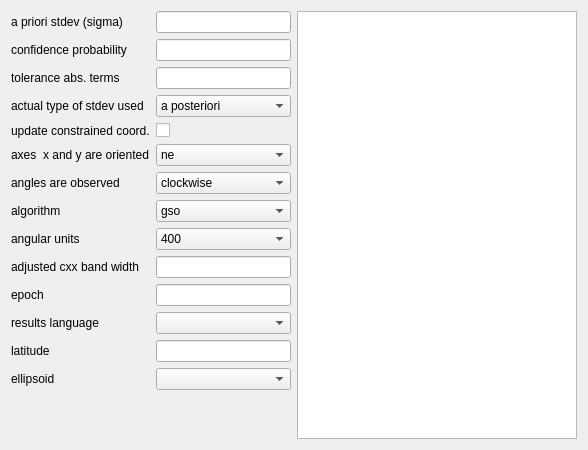
<?xml version="1.0" encoding="UTF-8"?>
<ui version="4.0">
 <class>ParameterEditor</class>
 <widget class="QWidget" name="ParameterEditor">
  <property name="geometry">
   <rect>
    <x>0</x>
    <y>0</y>
    <width>588</width>
    <height>450</height>
   </rect>
  </property>
  <property name="windowTitle">
   <string>Form</string>
  </property>
  <layout class="QGridLayout" name="gridLayout">
   <item row="0" column="0">
    <layout class="QHBoxLayout" name="horizontalLayout">
     <item>
      <layout class="QVBoxLayout" name="verticalLayout">
       <item>
        <layout class="QFormLayout" name="formLayout">
         <item row="0" column="0">
          <widget class="QLabel" name="label_sigma_apr">
           <property name="text">
            <string>a priori stdev (sigma)</string>
           </property>
          </widget>
         </item>
         <item row="0" column="1">
          <widget class="QLineEdit" name="lineEdit_sigma_apr"/>
         </item>
         <item row="1" column="0">
          <widget class="QLabel" name="label_conf_pr">
           <property name="text">
            <string>confidence probability</string>
           </property>
          </widget>
         </item>
         <item row="1" column="1">
          <widget class="QLineEdit" name="lineEdit_conf_pr"/>
         </item>
         <item row="2" column="0">
          <widget class="QLabel" name="label_tol_abs">
           <property name="text">
            <string>tolerance abs. terms</string>
           </property>
          </widget>
         </item>
         <item row="2" column="1">
          <widget class="QLineEdit" name="lineEdit_tol_abs"/>
         </item>
         <item row="3" column="0">
          <widget class="QLabel" name="label_sigma_act">
           <property name="text">
            <string>actual type of stdev used</string>
           </property>
          </widget>
         </item>
         <item row="3" column="1">
          <widget class="QComboBox" name="comboBox_sigma_act">
           <item>
            <property name="text">
             <string>a posteriori</string>
            </property>
           </item>
           <item>
            <property name="text">
             <string>a priori</string>
            </property>
           </item>
          </widget>
         </item>
         <item row="4" column="0">
          <widget class="QLabel" name="label_update_cc">
           <property name="text">
            <string>update constrained coord.</string>
           </property>
          </widget>
         </item>
         <item row="4" column="1">
          <widget class="QCheckBox" name="checkBox_update_cc">
           <property name="text">
            <string/>
           </property>
          </widget>
         </item>
         <item row="5" column="0">
          <widget class="QLabel" name="label_axes_xy">
           <property name="text">
            <string>axes  x and y are oriented</string>
           </property>
          </widget>
         </item>
         <item row="5" column="1">
          <widget class="QComboBox" name="comboBox_axes_xy">
           <item>
            <property name="text">
             <string>ne</string>
            </property>
           </item>
           <item>
            <property name="text">
             <string>sw</string>
            </property>
           </item>
           <item>
            <property name="text">
             <string>es</string>
            </property>
           </item>
           <item>
            <property name="text">
             <string>wn</string>
            </property>
           </item>
           <item>
            <property name="text">
             <string>en</string>
            </property>
           </item>
           <item>
            <property name="text">
             <string>nw</string>
            </property>
           </item>
           <item>
            <property name="text">
             <string>se</string>
            </property>
           </item>
           <item>
            <property name="text">
             <string>ws</string>
            </property>
           </item>
          </widget>
         </item>
         <item row="6" column="0">
          <widget class="QLabel" name="label_angles">
           <property name="text">
            <string>angles are observed</string>
           </property>
          </widget>
         </item>
         <item row="6" column="1">
          <widget class="QComboBox" name="comboBox_angles">
           <item>
            <property name="text">
             <string>clockwise</string>
            </property>
           </item>
           <item>
            <property name="text">
             <string>counter-clockwise</string>
            </property>
           </item>
          </widget>
         </item>
         <item row="7" column="0">
          <widget class="QLabel" name="label_algorithm">
           <property name="text">
            <string>algorithm</string>
           </property>
          </widget>
         </item>
         <item row="7" column="1">
          <widget class="QComboBox" name="comboBox_algorithm">
           <item>
            <property name="text">
             <string>gso</string>
            </property>
           </item>
           <item>
            <property name="text">
             <string>svd</string>
            </property>
           </item>
           <item>
            <property name="text">
             <string>cholesky</string>
            </property>
           </item>
           <item>
            <property name="text">
             <string>envelope</string>
            </property>
           </item>
          </widget>
         </item>
         <item row="8" column="0">
          <widget class="QLabel" name="label_ang_units">
           <property name="text">
            <string>angular units</string>
           </property>
          </widget>
         </item>
         <item row="8" column="1">
          <widget class="QComboBox" name="comboBox_ang_units">
           <item>
            <property name="text">
             <string>400</string>
            </property>
           </item>
           <item>
            <property name="text">
             <string>360</string>
            </property>
           </item>
          </widget>
         </item>
         <item row="9" column="0">
          <widget class="QLabel" name="label_adj_covband">
           <property name="text">
            <string>adjusted cxx band width</string>
           </property>
          </widget>
         </item>
         <item row="10" column="0">
          <widget class="QLabel" name="label_epoch">
           <property name="text">
            <string>epoch</string>
           </property>
          </widget>
         </item>
         <item row="10" column="1">
          <widget class="QLineEdit" name="lineEdit_epoch"/>
         </item>
         <item row="12" column="0">
          <widget class="QLabel" name="label_latitude">
           <property name="text">
            <string>latitude</string>
           </property>
          </widget>
         </item>
         <item row="12" column="1">
          <widget class="QLineEdit" name="lineEdit_latitude"/>
         </item>
         <item row="13" column="0">
          <widget class="QLabel" name="label_ellipsoid">
           <property name="text">
            <string>ellipsoid</string>
           </property>
          </widget>
         </item>
         <item row="13" column="1">
          <widget class="QComboBox" name="comboBox_ellipsoid"/>
         </item>
         <item row="9" column="1">
          <widget class="QLineEdit" name="lineEdit_adj_covband"/>
         </item>
         <item row="11" column="0">
          <widget class="QLabel" name="label_results_language">
           <property name="text">
            <string>results language</string>
           </property>
          </widget>
         </item>
         <item row="11" column="1">
          <widget class="QComboBox" name="comboBox_results_language"/>
         </item>
        </layout>
       </item>
       <item>
        <spacer name="verticalSpacer">
         <property name="orientation">
          <enum>Qt::Vertical</enum>
         </property>
         <property name="sizeHint" stdset="0">
          <size>
           <width>20</width>
           <height>40</height>
          </size>
         </property>
        </spacer>
       </item>
      </layout>
     </item>
     <item>
      <widget class="QPlainTextEdit" name="plainTextEdit"/>
     </item>
    </layout>
   </item>
  </layout>
 </widget>
 <resources/>
 <connections/>
</ui>
